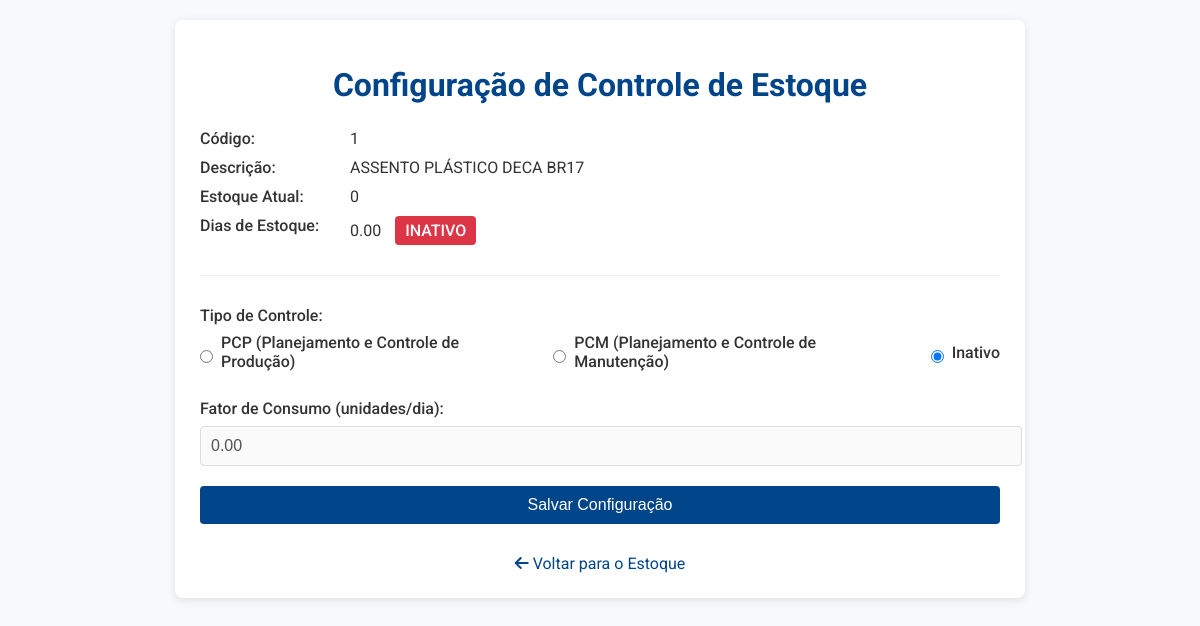
Page /pcp_material/1 (signed in) on the committed database.
### app.py (models this page shows, shortened)
class Materiais(db.Model):
    __tablename__ = 'Materiais'
    CodMaterial = db.Column(db.Integer, primary_key=True, autoincrement=True)
    DescricaoMaterial = db.Column(db.Text, nullable=False)
    Empresa = db.Column(db.Text, nullable=False)
    Aplicacao = db.Column(db.Text, nullable=False)
    QuantidadeEstoque = db.Column(db.Integer, default=0)
    Fornecedor = db.Column(db.Text)
    NumeroNF = db.Column(db.Text)
    FatorConsumo = db.Column(db.Float, nullable=True, default=0.0)
    Ativo = db.Column(db.Boolean, default=False)

### app.py (the view, shortened to what this page needs)
@routes_bp.route('/pcp_material/<int:cod>', methods=['GET', 'POST'])
def pcp_material(cod):
    if 'usuario' not in session:
        return redirect(url_for('routes_bp.login'))
    material = Materiais.query.get_or_404(cod)
    dias_estoque = material.QuantidadeEstoque / material.FatorConsumo if material.FatorConsumo > 0 else 0
    status_atual = 'inativo'
    if material.FatorConsumo > 0:
        status_atual = 'pcp' if material.Ativo else 'pcm'
    return render_template('pcp_material.html',
                        material=material,
                        dias_estoque=dias_estoque,
                        status_atual=status_atual)

### templates/pcp_material.html (shortened to what this page needs)
<!DOCTYPE html>
<html lang="pt-BR">
<head>
    <link rel="stylesheet" href="https://cdnjs.cloudflare.com/ajax/libs/font-awesome/6.0.0-beta3/css/all.min.css">
</head>
<body>
    <div class="container">
        <h1>Configuração de Controle de Estoque</h1>
        <div class="material-info">
            <div class="info-row">
                <span class="info-label">Código:</span>
                <span>{{ material.CodMaterial }}</span>
            </div>
            <div class="info-row">
                <span class="info-label">Descrição:</span>
                <span>{{ material.DescricaoMaterial }}</span>
            </div>
            <div class="info-row">
                <span class="info-label">Estoque Atual:</span>
                <span>{{ material.QuantidadeEstoque }}</span>
            </div>
            <div class="info-row">
                <span class="info-label">Dias de Estoque:</span>
                <span>
                    {{ "%.2f"|format(dias_estoque) if dias_estoque else '0.00' }}
                    <span class="status-badge
                        {% if status_atual == 'pcp' %}status-pcp
                        {% elif status_atual == 'pcm' %}status-pcm
                        {% else %}status-inativo{% endif %}">
                        {% if status_atual == 'pcp' %}PCP
                        {% elif status_atual == 'pcm' %}PCM
                        {% else %}INATIVO{% endif %}
                    </span>
                </span>
            </div>
        </div>
        <form method="POST">
            <div class="form-group">
                <label>Tipo de Controle:</label>
                <div class="radio-group">
                    <div class="radio-option">
                        <input type="radio" id="pcp" name="status" value="pcp"
                            {% if status_atual == 'pcp' %}checked{% endif %}>
                        <label for="pcp">PCP (Planejamento e Controle de Produção)</label>
                    </div>
                    <div class="radio-option">
                        <input type="radio" id="pcm" name="status" value="pcm"
                            {% if status_atual == 'pcm' %}checked{% endif %}>
                        <label for="pcm">PCM (Planejamento e Controle de Manutenção)</label>
                    </div>
                    <div class="radio-option">
                        <input type="radio" id="inativo" name="status" value="inativo"
                            {% if status_atual == 'inativo' %}checked{% endif %}>
                        <label for="inativo">Inativo</label>
                    </div>
                </div>
            </div>
            <div class="form-group" id="fator-consumo-group">
                <label for="fator_consumo">Fator de Consumo (unidades/dia):</label>
                <input type="number" id="fator_consumo" name="fator_consumo"
                    step="0.01" min="0"
                    value="{{ "%.2f"|format(material.FatorConsumo) if material.FatorConsumo else '0.00' }}"
                    {% if status_atual == 'inativo' %}disabled{% endif %}>
            </div>
            <button type="submit" class="btn btn-block">Salvar Configuração</button>
        </form>
        <div style="margin-top: 30px; text-align: center;">
            <a href="{{ url_for('routes_bp.listar_estoque') }}" style="color: var(--primary-color); text-decoration: none;">
                <i class="fas fa-arrow-left"></i> Voltar para o Estoque
            </a>
        </div>
    </div>
</body>
</html>

### templates/pcp_material.html (style rules this page uses)
:root { --primary-color: #00458a; --secondary-color: #016dda; --background-color: #f7f9fc; --text-color: #333; --success-color: #28a745; --warning-color: #ffc107; --danger-color: #dc3545; }
body { font-family: 'Roboto', sans-serif; background-color: var(--background-color); margin: 0; padding: 20px; color: var(--text-color); }
.container { max-width: 800px; margin: 0 auto; background-color: white; padding: 25px; border-radius: 8px; box-shadow: 0 2px 10px rgba(0, 0, 0, 0.1); }
h1 { color: var(--primary-color); text-align: center; margin-bottom: 25px; }
.form-group { margin-bottom: 20px; }
label { display: block; margin-bottom: 8px; font-weight: 500; }
input[type="text"], input[type="number"], select { width: 100%; padding: 10px; border: 1px solid #ddd; border-radius: 4px; font-size: 16px; }
.radio-group { display: flex; gap: 20px; margin-bottom: 20px; }
.radio-option { display: flex; align-items: center; gap: 8px; }
.radio-option input { margin: 0; }
.status-badge { display: inline-block; padding: 5px 10px; border-radius: 4px; font-weight: 500; color: white; margin-left: 10px; }
.status-inativo { background-color: var(--danger-color); }
.btn { background-color: var(--primary-color); color: white; border: none; padding: 10px 20px; border-radius: 4px; cursor: pointer; font-size: 16px; transition: background-color 0.3s; }
.btn-block { display: block; width: 100%; }
.material-info { margin-bottom: 30px; padding-bottom: 20px; border-bottom: 1px solid #eee; }
.info-row { display: flex; margin-bottom: 10px; }
.info-label { font-weight: 500; min-width: 150px; }

### rows in the picture
Materiais: CodMaterial "1", DescricaoMaterial "ASSENTO PLÁSTICO DECA BR17", QuantidadeEstoque "0", fator_consumo "0.00"

### other values in the picture
{{ "%.2f"|format(dias_estoque) if dias_estoque else '0.00' }} "0.00"
